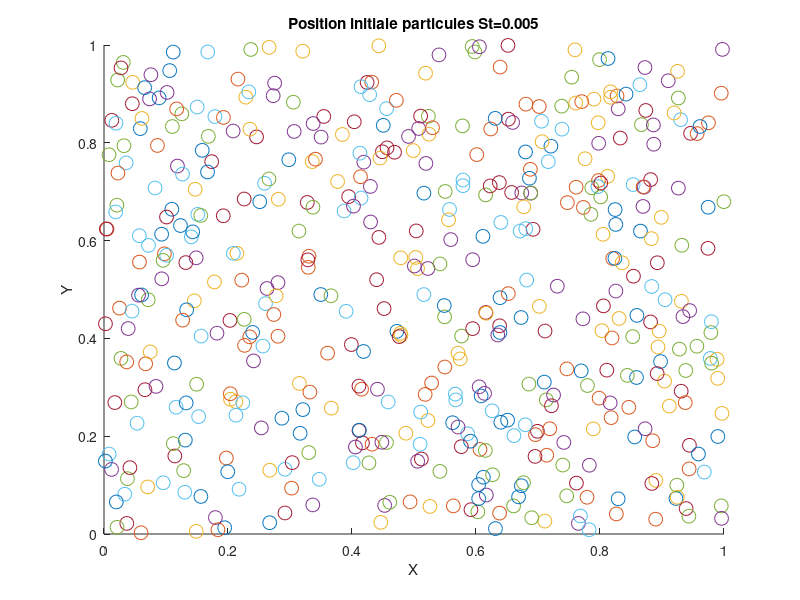
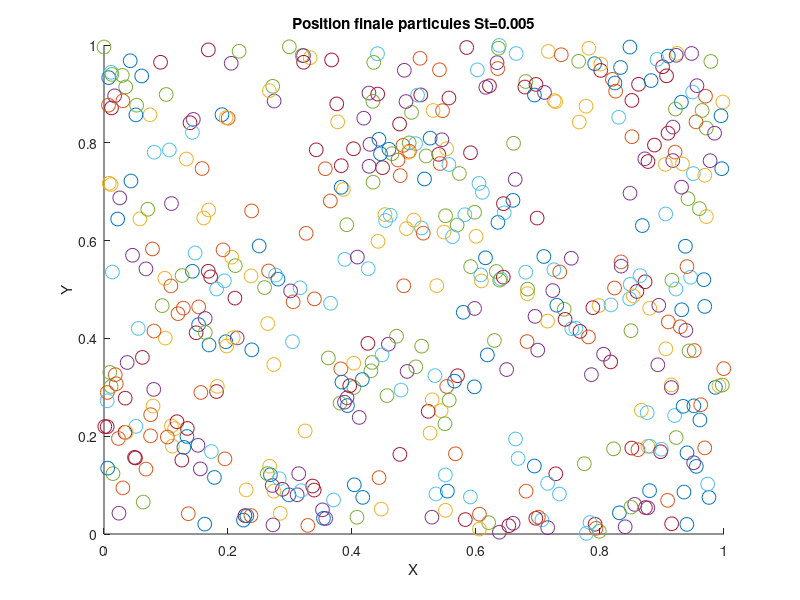
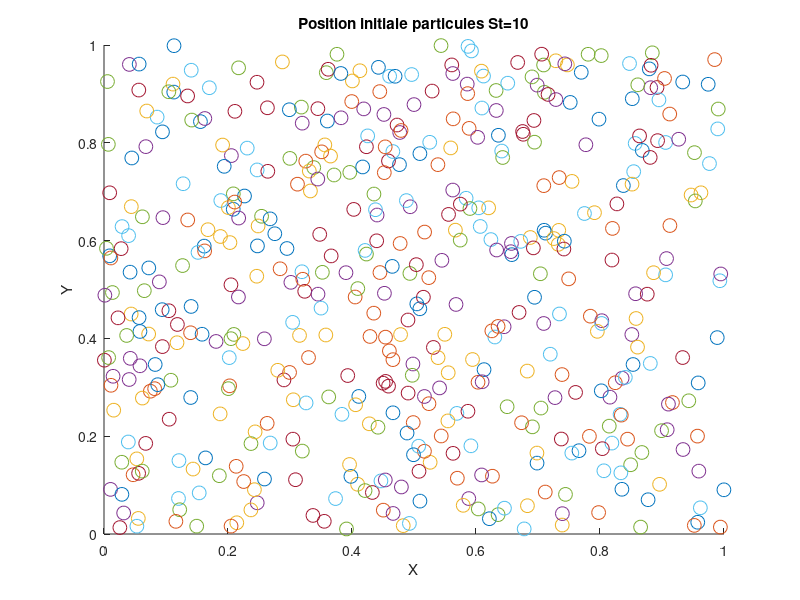
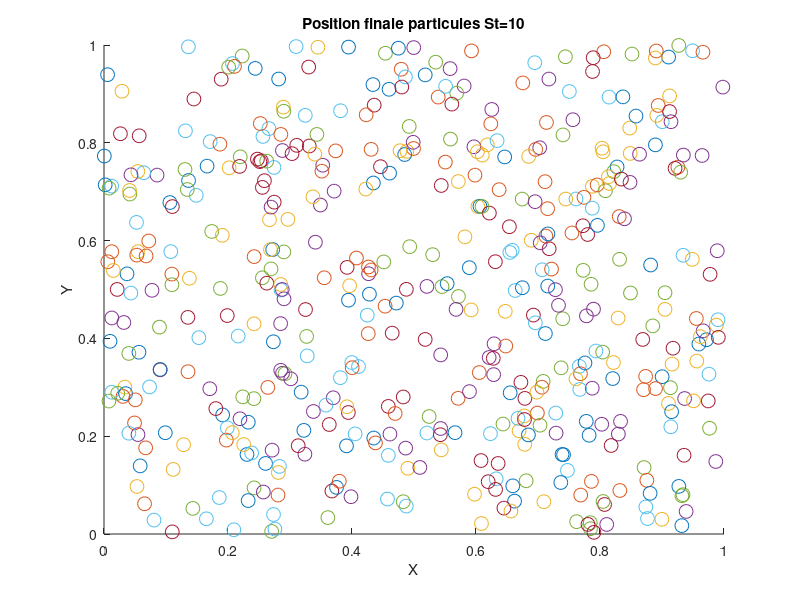

These figures' MATLAB source, in order:
%plots the initial and final position of all the particles for two St
%numbers

%loads the output files of simulation
UlowSt = load('outputs/Long Times/output_U_St1000_P    500_Tf  7_dt 10sometime.txt');
VlowSt = load('outputs/Long Times/output_V_St1000_P    500_Tf  7_dt 10sometime.txt');
XlowSt = load('outputs/Long Times/output_X_St1000_P    500_Tf  7_dt 10sometime.txt');
YlowSt = load('outputs/Long Times/output_Y_St1000_P    500_Tf  7_dt 10sometime.txt');
UhighSt = load('outputs/Long Times/output_U_St10000_P    500_Tf  7_dt 10sometime.txt');
VhighSt = load('outputs/Long Times/output_V_St10000_P    500_Tf  7_dt 10sometime.txt');
XhighSt = load('outputs/Long Times/output_X_St10000_P    500_Tf  7_dt 10sometime.txt');
YhighSt = load('outputs/Long Times/output_Y_St10000_P    500_Tf  7_dt 10sometime.txt');
[N,P] = size(UlowSt);

%plots the initial position according to their initial position in four 
%spaces of the study space range
figure('Name','Position initiale particules St=0.005')
for p=1:P
    if (XlowSt(1,p)<=0.5 & YlowSt(1,p)<=0.5)
        scatter(mod(XlowSt(1,p),1),mod(YlowSt(1,p),1),100,'r.');
        hold on
    elseif (XlowSt(1,p)<=0.5 & YlowSt(1,p)>0.5)
        scatter(mod(XlowSt(1,p),1),mod(YlowSt(1,p),1),100,'g.');
        hold on
    elseif (XlowSt(1,p)>0.5 & YlowSt(1,p)<=0.5)
        scatter(mod(XlowSt(1,p),1),mod(YlowSt(1,p),1),100,'c.');
        hold on
    else
        scatter(mod(XlowSt(1,p),1),mod(YlowSt(1,p),1),100,'m.');
        hold on
    end 
    hold on
    title('Position initiale particules St=0.005')
    xlabel('X')
    ylabel('Y')
end

%plots the final position according to their initial position in four 
%spaces of the study space range
figure('Name','Position finale particules St=0.005')
for p=1:P
    if (XlowSt(1,p)<=0.5 & YlowSt(1,p)<=0.5)
        scatter(mod(XlowSt(N,p),1),mod(YlowSt(N,p),1),100,'r.');
        hold on
    elseif (XlowSt(1,p)<=0.5 & YlowSt(1,p)>0.5)
        scatter(mod(XlowSt(N,p),1),mod(YlowSt(N,p),1),100,'g.');
        hold on
    elseif (XlowSt(1,p)>0.5 & YlowSt(1,p)<=0.5)
        scatter(mod(XlowSt(N,p),1),mod(YlowSt(N,p),1),100,'c.');
        hold on
    else
        scatter(mod(XlowSt(N,p),1),mod(YlowSt(N,p),1),100,'m.');
        hold on
    end 
    hold on
    title('Position finale particules St=0.005')
    xlabel('X')
    ylabel('Y')
end

%post processes data for another Stokes number
figure('Name','Position initiale particules St=10')
for p=1:P
    if (XhighSt(1,p)<=0.5 & YhighSt(1,p)<=0.5)
        scatter(mod(XhighSt(1,p),1),mod(YhighSt(1,p),1),100,'r.');
        hold on
    elseif (XhighSt(1,p)<=0.5 & YhighSt(1,p)>0.5)
        scatter(mod(XhighSt(1,p),1),mod(YhighSt(1,p),1),100,'g.');
        hold on
    elseif (XhighSt(1,p)>0.5 & YhighSt(1,p)<=0.5)
        scatter(mod(XhighSt(1,p),1),mod(YhighSt(1,p),1),100,'c.');
        hold on
    else
        scatter(mod(XhighSt(1,p),1),mod(YhighSt(1,p),1),100,'m.');
        hold on
    end 
    hold on
    title('Position initiale particules St=10')
    xlabel('X')
    ylabel('Y')
end

figure('Name','Position finale particules St=10')
for p=1:P
    if (XhighSt(1,p)<=0.5 & YhighSt(1,p)<=0.5)
        scatter(mod(XhighSt(N,p),1),mod(YhighSt(N,p),1),100,'r.');
        hold on
    elseif (XhighSt(1,p)<=0.5 & YhighSt(1,p)>0.5)
        scatter(mod(XhighSt(N,p),1),mod(YhighSt(N,p),1),100,'g.');
        hold on
    elseif (XhighSt(1,p)>0.5 & YhighSt(1,p)<=0.5)
        scatter(mod(XhighSt(N,p),1),mod(YhighSt(N,p),1),100,'c.');
        hold on
    else
        scatter(mod(XhighSt(N,p),1),mod(YhighSt(N,p),1),100,'m.');
        hold on
    end 
    hold on
    title('Position finale particules St=10')
    xlabel('X')
    ylabel('Y')
end